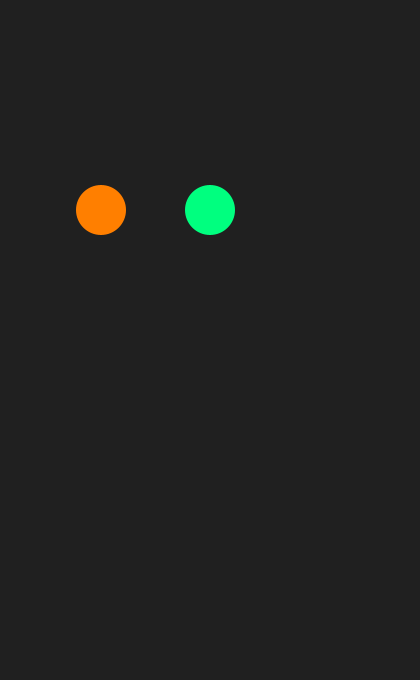
Frame 1 (no input)
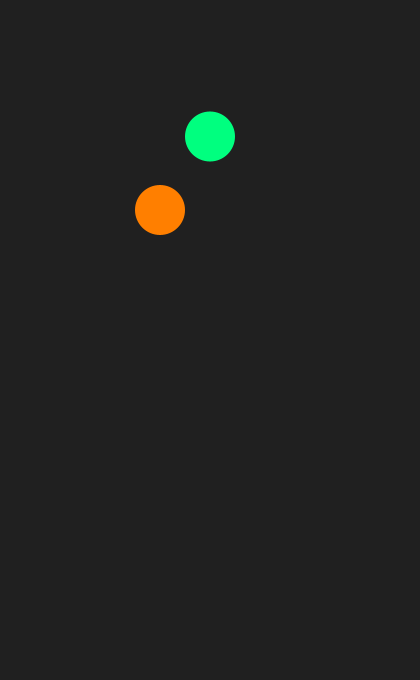
Frame 60 (the mouse pressed at the canvas centre just before this capture)
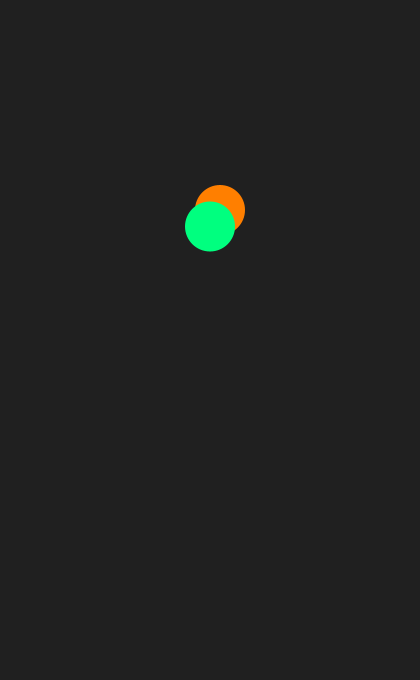
Frame 120 (the mouse held since frame 60 and released just before this capture)

The Processing sketch that drew these frames (run headless with seeded random() and noise(); from frame 60 on, the mouse is pressed at the canvas centre):

// Processing sketch: sketch_02_05_If_Else
// ── sketch_02_05_If_Else.pde
boolean criterion1 = false;
boolean criterion2 = false;

float x = 100;
float y = 210;
float w = 50;
float h = 50;

int direction1 = 1;
int direction2 = 1;

void setup() {
  size(420, 680);
  background(64);
  noStroke();
}

void draw() {
  background(32);

  criterion1 = x > 300 || x < 80;
  criterion2 = y > 600 || y < 130;

  // 1. If-else blocks tell the computer to do one
  //    thing if a boolean or comparison is true, and
  //    to do another if not. The syntax is if(condition) {
  //    // code to do if true; } else { // code to do
  //    if false; }
  if (criterion1) {
    direction1 = direction1 * -1;
  }
  x = x + (1 * direction1);

  fill(255, 127, 0);
  ellipse(x, 210, w, h);

  fill(0, 255, 127);
  ellipse(210, y, w, h);

  if (criterion2) {
    direction2 = direction2 * -1;
  }
  y = y - (1.5 * direction2);
}
